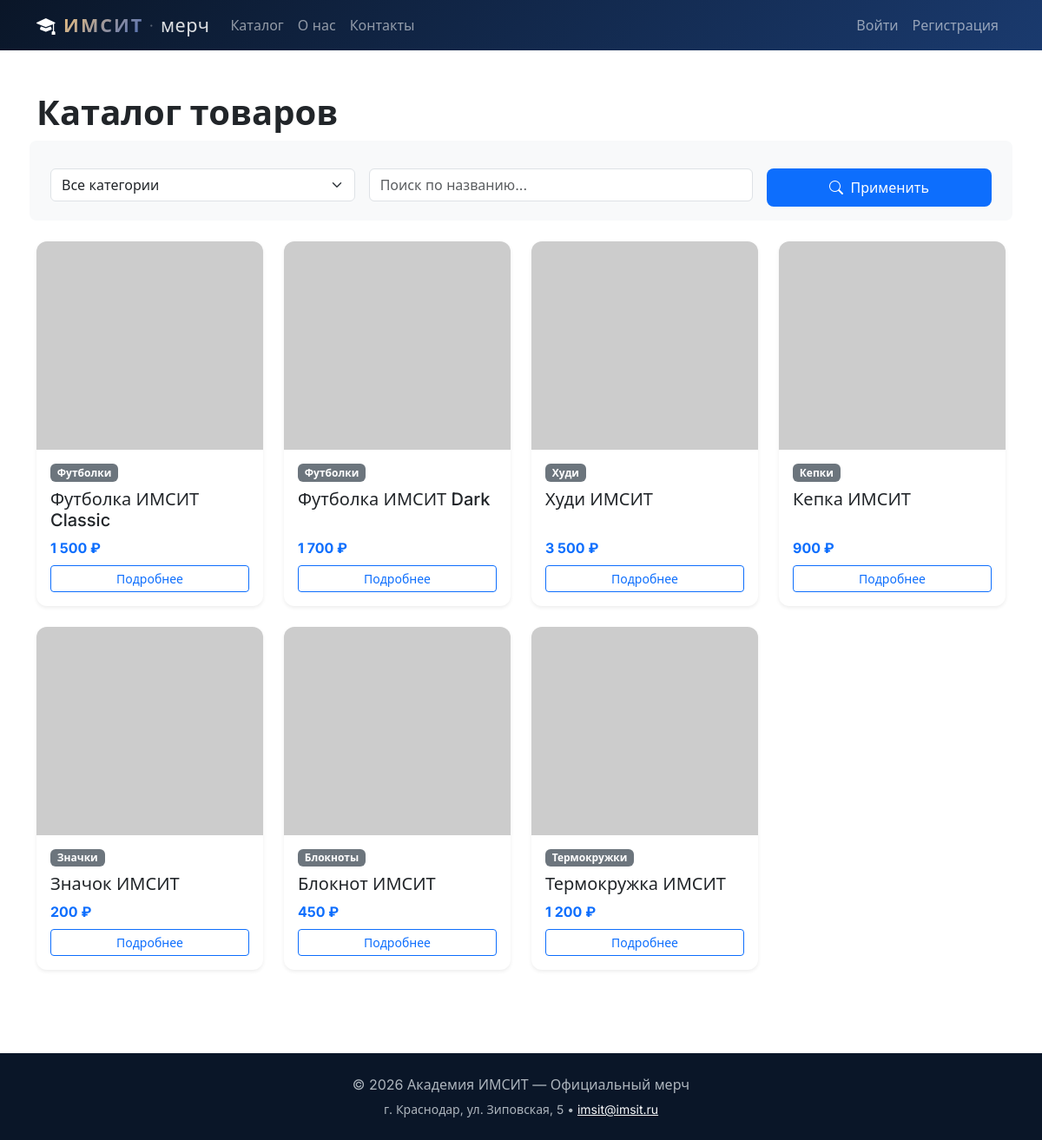
Screenshot of /catalog.php with the database file from the repository.
### tables this page shows
CREATE TABLE products (
    id INT AUTO_INCREMENT PRIMARY KEY,
    category_id INT DEFAULT NULL,
    name VARCHAR(200) NOT NULL,
    description TEXT,
    price DECIMAL(10,2) NOT NULL DEFAULT 0,
    image_main VARCHAR(255) DEFAULT NULL,
    is_featured TINYINT(1) NOT NULL DEFAULT 0,
    is_active TINYINT(1) NOT NULL DEFAULT 1,
    created_at DATETIME NOT NULL DEFAULT CURRENT_TIMESTAMP,
    FOREIGN KEY (category_id) REFERENCES categories(id) ON DELETE SET NULL
);

CREATE TABLE categories (
    id INT AUTO_INCREMENT PRIMARY KEY,
    name VARCHAR(100) NOT NULL,
    slug VARCHAR(100) NOT NULL UNIQUE,
    sort_order INT NOT NULL DEFAULT 0
);

### catalog.php (the view, shortened to what this page needs)
<?php
$db = getDB();
$search = trim($_GET['search'] ?? '');
$sql = 'SELECT p.*, c.name AS category_name, COALESCE((SELECT SUM(ps.quantity) FROM product_sizes ps WHERE ps.product_id = p.id), 0) AS total_stock FROM products p LEFT JOIN categories c ON p.category_id = c.id WHERE p.is_active = 1';
$params = [];
$sql .= ' ORDER BY p.created_at DESC';
$stmt = $db->prepare($sql);
$stmt->execute($params);
$products = $stmt->fetchAll();
include 'includes/header.php';
?>
<div class="container my-5">
    <h1 class="mb-4 fw-bold">Каталог товаров</h1>
    <form method="get" class="row g-3 mb-4 p-3 bg-light rounded-3">
        <div class="col-md-4">
            <select name="category" class="form-select">
                <option value="0">Все категории</option>
            </select>
        </div>
        <div class="col-md-5">
            <input type="text" name="search" class="form-control" placeholder="Поиск по названию..." value="<?= htmlspecialchars($search) ?>">
        </div>
        <div class="col-md-3">
            <button type="submit" class="btn btn-imsit w-100"><i class="bi bi-search me-1"></i> Применить</button>
        </div>
    </form>
    <?php if (empty($products)): ?>
        <div class="alert alert-info text-center">
            <i class="bi bi-search me-2"></i>Товары не найдены
        </div>
    <?php else: ?>
        <div class="row g-4">
            <?php foreach ($products as $p): ?>
                <div class="col-md-4 col-lg-3">
                    <div class="card card-product h-100 shadow-sm position-relative">
                        <?php
                        $img = $p['image_main'] && file_exists(__DIR__ . '/uploads/products/' . $p['image_main'])
                            ? '/uploads/products/' . htmlspecialchars($p['image_main'])
                            : 'https://via.placeholder.com/400x400?text=Нет+фото';
                        ?>
                        <img src="<?= $img ?>" class="card-img-top" alt="<?= htmlspecialchars($p['name']) ?>">
                        <div class="card-body d-flex flex-column">
                            <span class="badge bg-secondary mb-2 align-self-start"><?= htmlspecialchars($p['category_name'] ?? 'Без категории') ?></span>
                            <h5 class="card-title"><?= htmlspecialchars($p['name']) ?></h5>
                            <p class="fw-bold text-primary mt-auto mb-2"><?= number_format($p['price'], 0, '.', ' ') ?> ₽</p>
                            <a href="/product.php?id=<?= $p['id'] ?>" class="btn btn-outline-primary btn-sm">Подробнее</a>
                        </div>
                    </div>
                </div>
            <?php endforeach; ?>
        </div>
    <?php endif; ?>
</div>
<?php include 'includes/footer.php'; ?>

### includes/header.php (style rules this page uses)
:root { --imsit-blue: #0d6efd; --imsit-dark: #0a1628; --imsit-gradient: linear-gradient(135deg, #0a1628 0%, #1a3a6e 100%); --imsit-gold: linear-gradient(135deg, #f0c27f 0%, #4b6cb7 100%); }
body { min-height: 100vh; display: flex; flex-direction: column; font-family: 'Inter', 'Segoe UI', Roboto, sans-serif; }
.card-product { transition: box-shadow .25s, transform .25s; border: none; border-radius: 12px; overflow: hidden; }
.card-product img { height: 240px; object-fit: cover; }
.btn-imsit { background: var(--imsit-blue); color: #fff; border: none; border-radius: 8px; padding: 10px 28px; }

### rows the page displays
products: category.name "Футболки", name "Футболка ИМСИТ Classic", price "1 500"
products: category.name "Футболки", name "Футболка ИМСИТ Dark", price "1 700"
products: category.name "Худи", name "Худи ИМСИТ", price "3 500"
products: category.name "Кепки", name "Кепка ИМСИТ", price "900"
products: category.name "Значки", name "Значок ИМСИТ", price "200"
products: category.name "Блокноты", name "Блокнот ИМСИТ", price "450"
products: category.name "Термокружки", name "Термокружка ИМСИТ", price "1 200"
